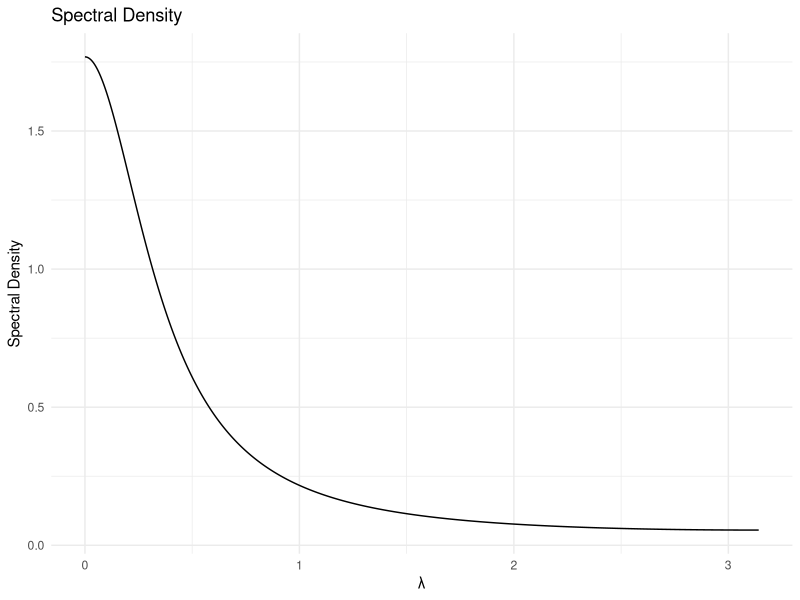
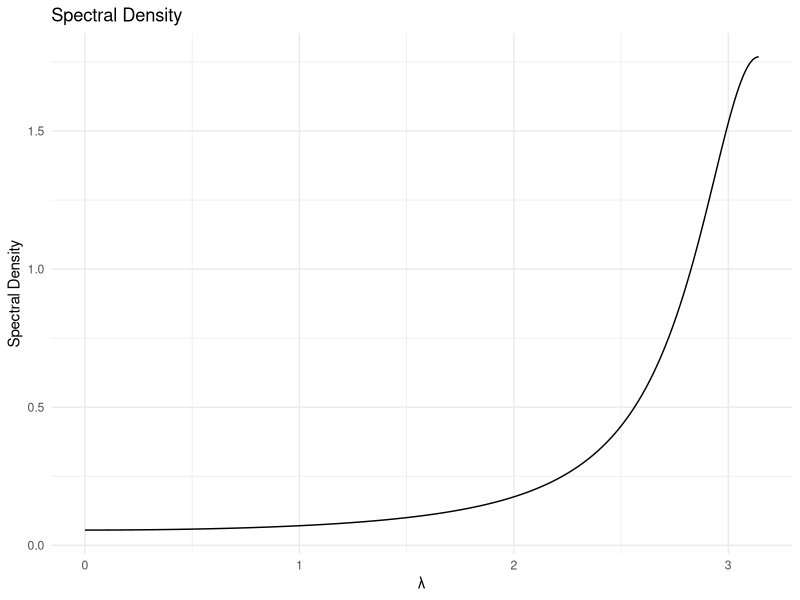
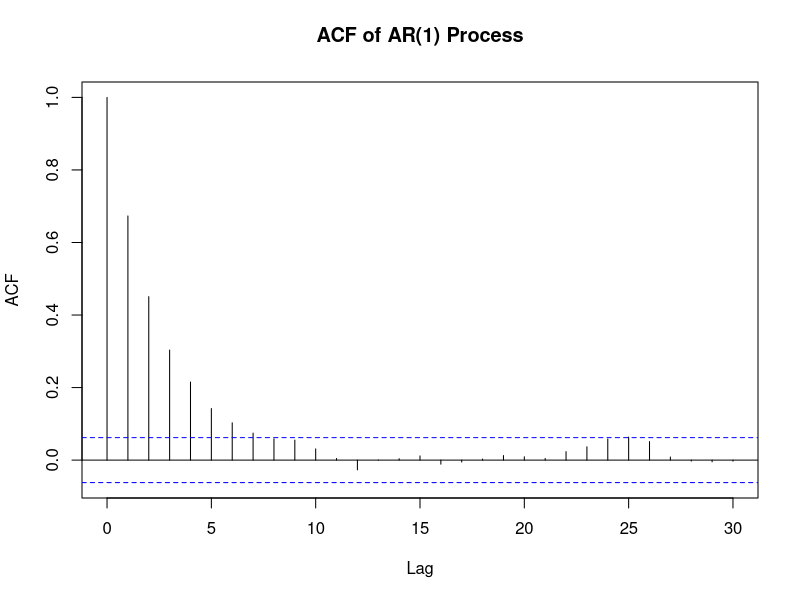
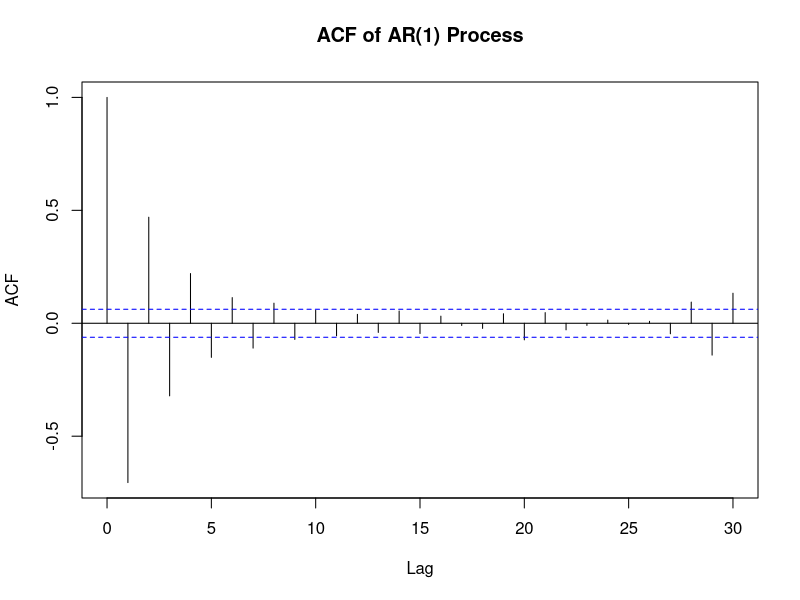

Here is the R script that generated these plots, in order:
# Page no. 103
library(ggplot2)
library(stats)
set.seed(123) 
n <- 1000 
# Figure 4-3
phi <- 0.7
sigma2 <- 1
density <- function(lambda, phi, sigma2) {
  1 / (2 * pi) * sigma2 / (1 + phi^2 - 2 * phi * cos(lambda))
}
lambda <- seq(0, pi, length.out = 1000)
values <- density(lambda, phi, sigma2)
df_spectral <- data.frame(Lambda = lambda, SpectralDensity = values)
ggplot(df_spectral, aes(x = Lambda, y = SpectralDensity)) + 
  geom_line() + 
  ggtitle("Spectral Density") + 
  xlab("λ") + 
  ylab("Spectral Density") +
  theme_minimal()
# Figure 4-4
phi <- -0.7
sigma2 <- 1
density <- function(lambda, phi, sigma2) {
  1 / (2 * pi) * sigma2 / (1 + phi^2 - 2 * phi * cos(lambda))
}
lambda <- seq(0, pi, length.out = 1000)
values <- density(lambda, phi, sigma2)
df_spectral <- data.frame(Lambda = lambda, SpectralDensity = values)
ggplot(df_spectral, aes(x = Lambda, y = SpectralDensity)) + 
  geom_line() + 
  ggtitle("Spectral Density") + 
  xlab("λ") + 
  ylab("Spectral Density") +
  theme_minimal()
# Figure 4-5
phi <- 0.7
ar_process <- arima.sim(model = list(ar = c(phi)), n = n)
acf(ar_process, main = "ACF of AR(1) Process")
# Figure 4-6
phi <- -0.7
ar_process <- arima.sim(model = list(ar = c(phi)), n = n)
acf(ar_process, main = "ACF of AR(1) Process")
